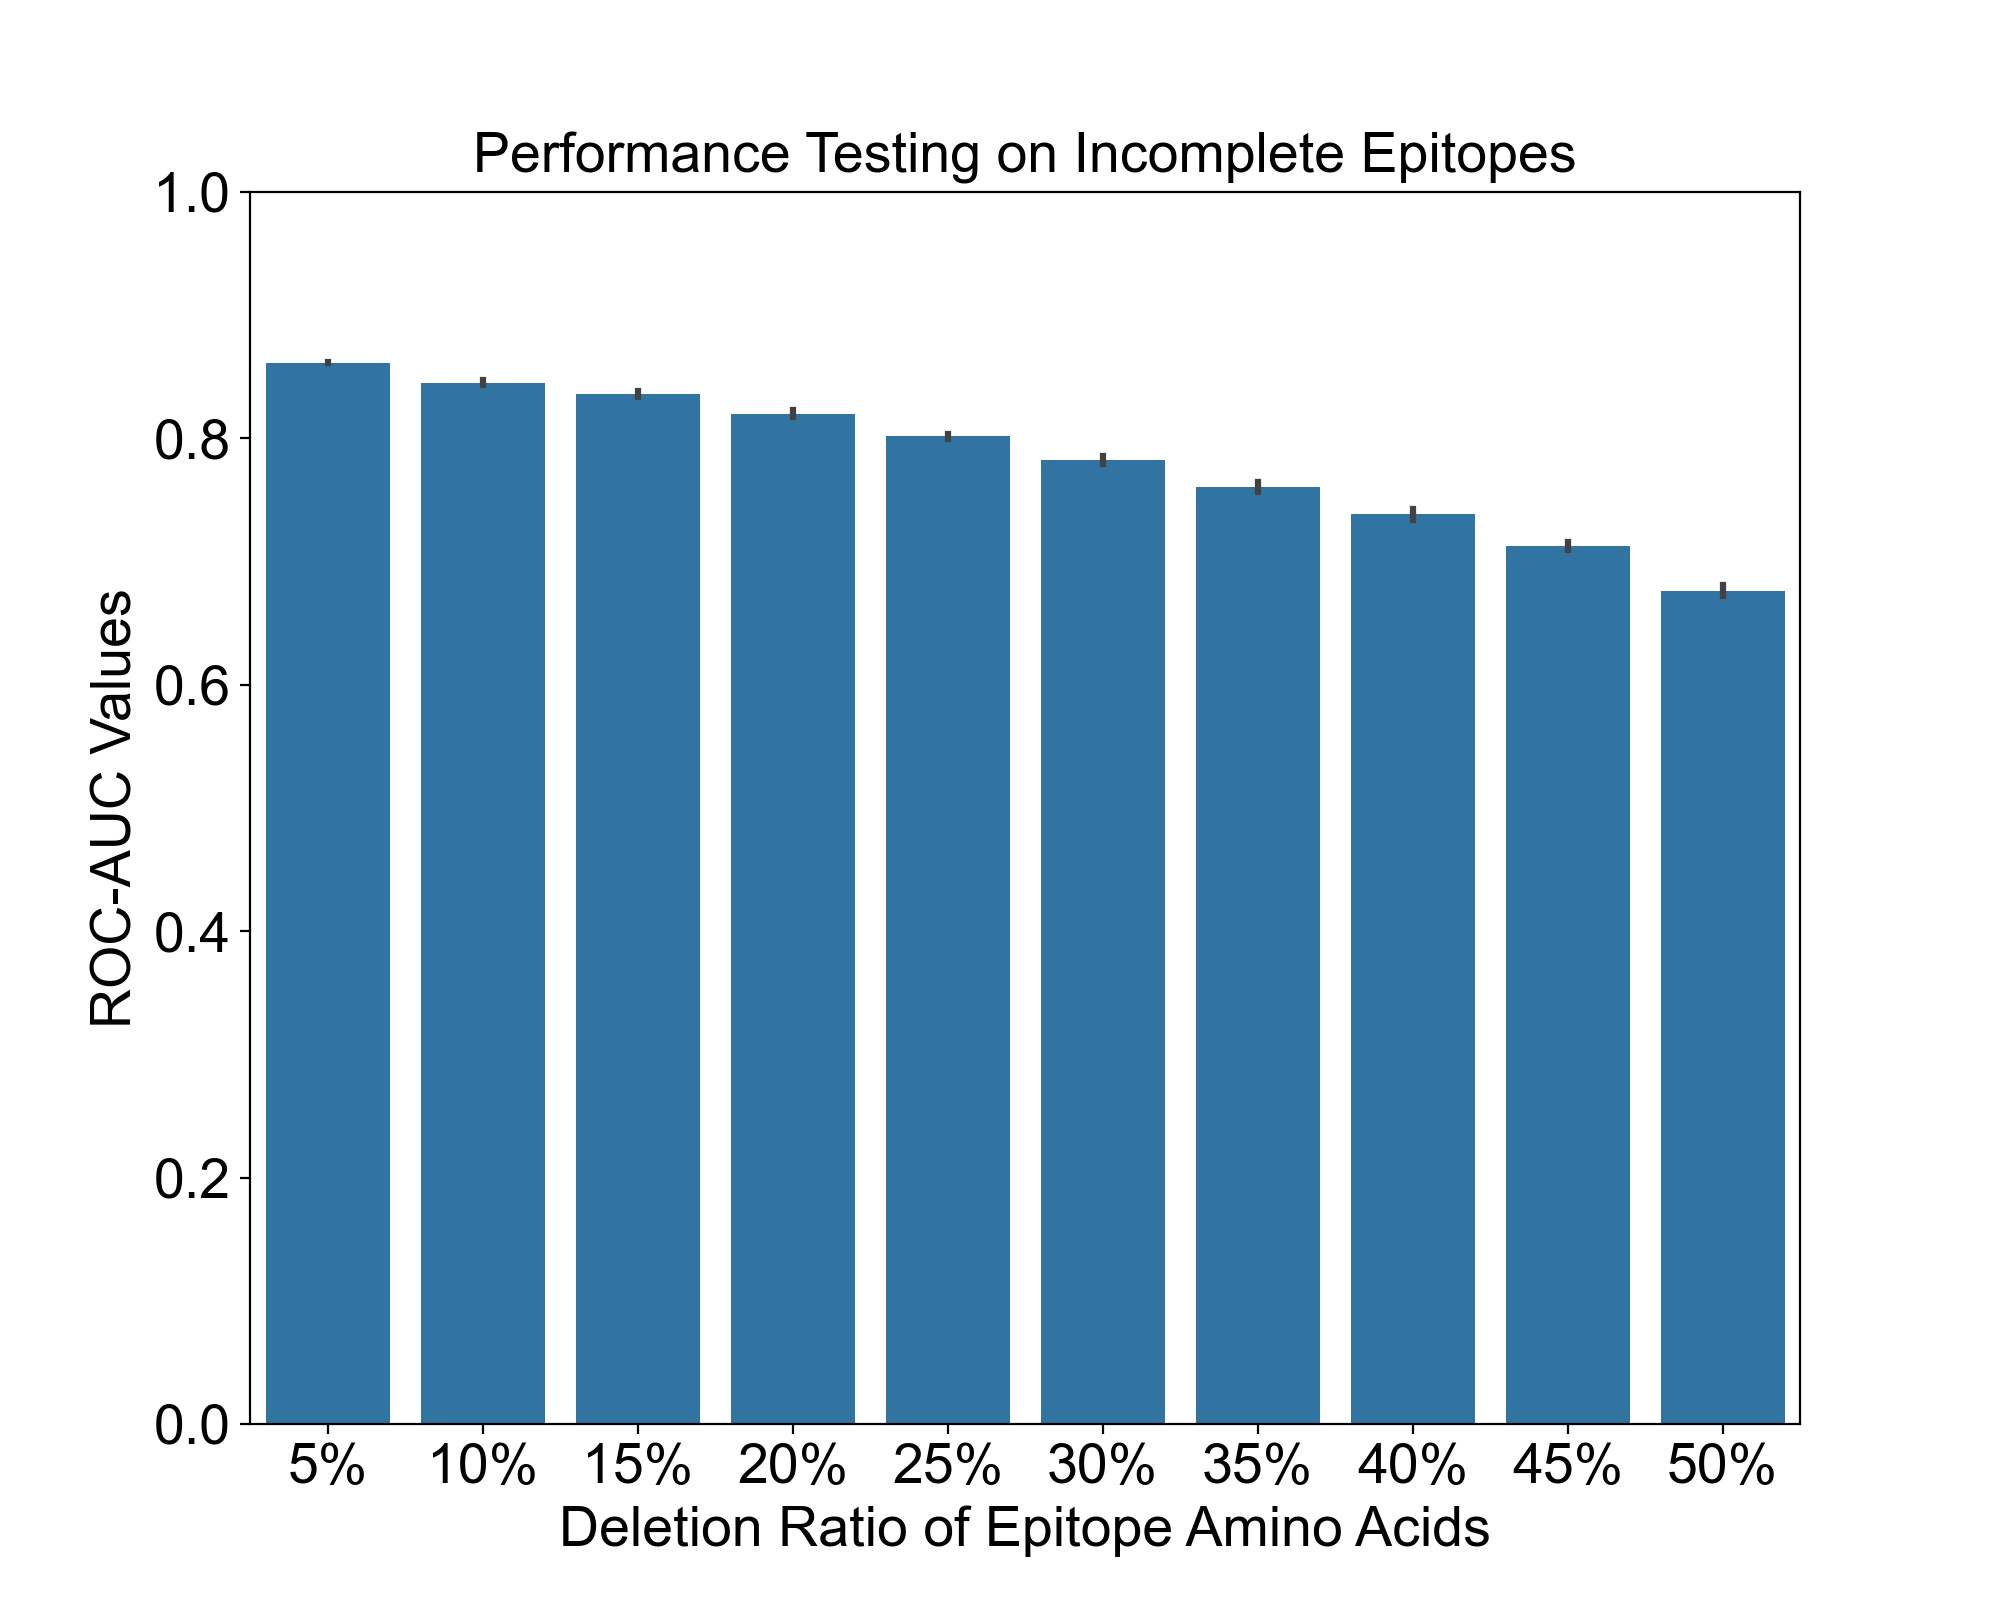

Write the Python code that produced this figure.
# -*- coding: utf-8 -*-

import matplotlib.pyplot as plt
import seaborn as sns
import pandas as pd

data = pd.read_csv('Fig2d_data.csv')

plt.figure(figsize=(10, 8))
sns.barplot(x='del',data=data,y='score')

plt.rcParams['font.family'] = 'Arial'
plt.rcParams['font.size'] = 20

plt.xlabel('Deletion Ratio of Epitope Amino Acids',fontdict={'family':'Arial', 'size':20})
plt.ylabel('ROC-AUC Values',fontdict={'family':'Arial', 'size':20})
plt.ylim(0, 1)
plt.title('Performance Testing on Incomplete Epitopes',
          loc='center',pad=7,
          fontdict={'family':'Arial', 'size':20})
plt.xticks(fontproperties = 'Arial', size = 20)
plt.yticks(fontproperties = 'Arial', size = 20)
plt.rcParams['axes.facecolor'] = '#F2F2F2'

plt.savefig('Fig2d.png',dpi=200)
plt.show()

